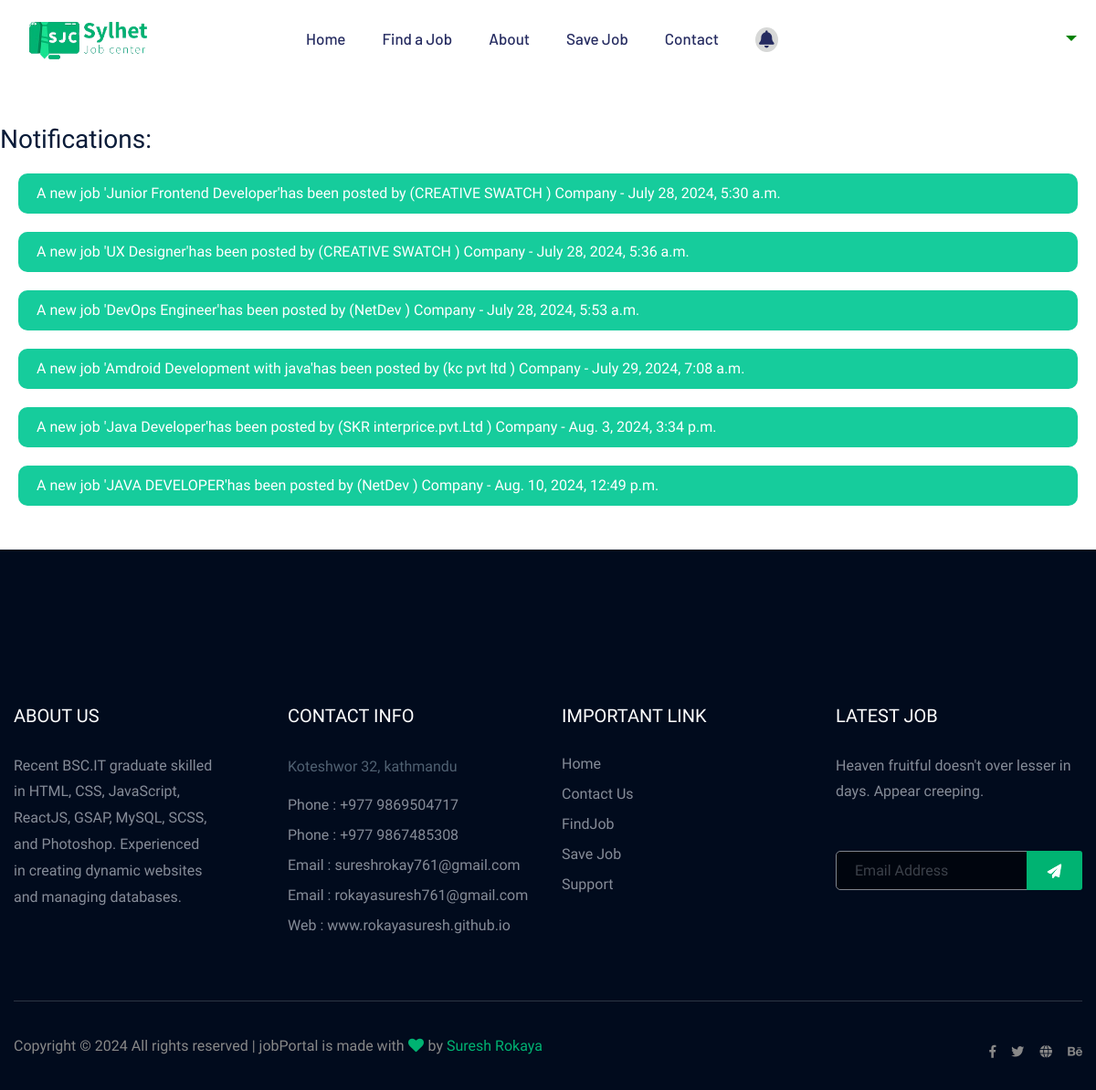
The app's page /notifications/ (signed in) with its own data.
### job/models.py (models this page shows, shortened)
class Notification(models.Model):
    user = models.ForeignKey(User, on_delete=models.CASCADE)
    message = models.TextField()
    is_read = models.BooleanField(default=False)
    created_at = models.DateTimeField(auto_now_add=True)

### job/views/jobseeker.py (the view)
# urls.py: path('notifications/', notifications_view, name='notifications'),
@login_required
def notifications_view(request):
    notifications = Notification.objects.filter(user=request.user).order_by('-created_at')
    notifications.update(is_read=True)
    return render(request, 'main/notifications.html', {'notifications': notifications})

### job/views/jobseeker.py (called while the page is built)
def notification_count(request):
    if request.user.is_authenticated:
        return {'notification_count': Notification.objects.filter(user=request.user, is_read=False).count()}
    return {'notification_count': 0}

### job/templates/main/notifications.html (shortened to what this page needs)
{% extends 'base/base.html' %}
{% load static %}
{% block content %}
<section class="my-5">
    {% if user.is_authenticated %}
{% if user.notification_set.all %}
<ul>
    <h3>Notifications:</h3>
    {% for notification in user.notification_set.all %}
        <li class="not">{{ notification.message }} - {{ notification.created_at }}</li>
    {% endfor %}
</ul>
{% else %}
    <p style=" text-align: center;">No notification today</p>
{% endif %}
{% endif %}
</section>
{% endblock %}

### job/templates/main/notifications.html (style rules this page uses)
.not { color: #ffffff; background-color: rgb(22, 204, 156); margin: 20px; padding: 10px 20px; border-radius: 10px; }

### records on screen
Notification: message "A new job 'Junior Frontend Developer'has been posted by (CREATIVE SWATCH ) Company", created_at "July 28, 2024, 5:30 a.m."
Notification: message "A new job 'UX Designer'has been posted by (CREATIVE SWATCH ) Company", created_at "July 28, 2024, 5:36 a.m."
Notification: message "A new job 'DevOps Engineer'has been posted by (NetDev ) Company", created_at "July 28, 2024, 5:53 a.m."
Notification: message "A new job 'Amdroid Development with java'has been posted by (kc pvt ltd ) Company", created_at "July 29, 2024, 7:08 a.m."
Notification: message "A new job 'Java Developer'has been posted by (SKR interprice.pvt.Ltd ) Company", created_at "Aug. 3, 2024, 3:34 p.m."
Notification: message "A new job 'JAVA DEVELOPER'has been posted by (NetDev ) Company", created_at "Aug. 10, 2024, 12:49 p.m."
